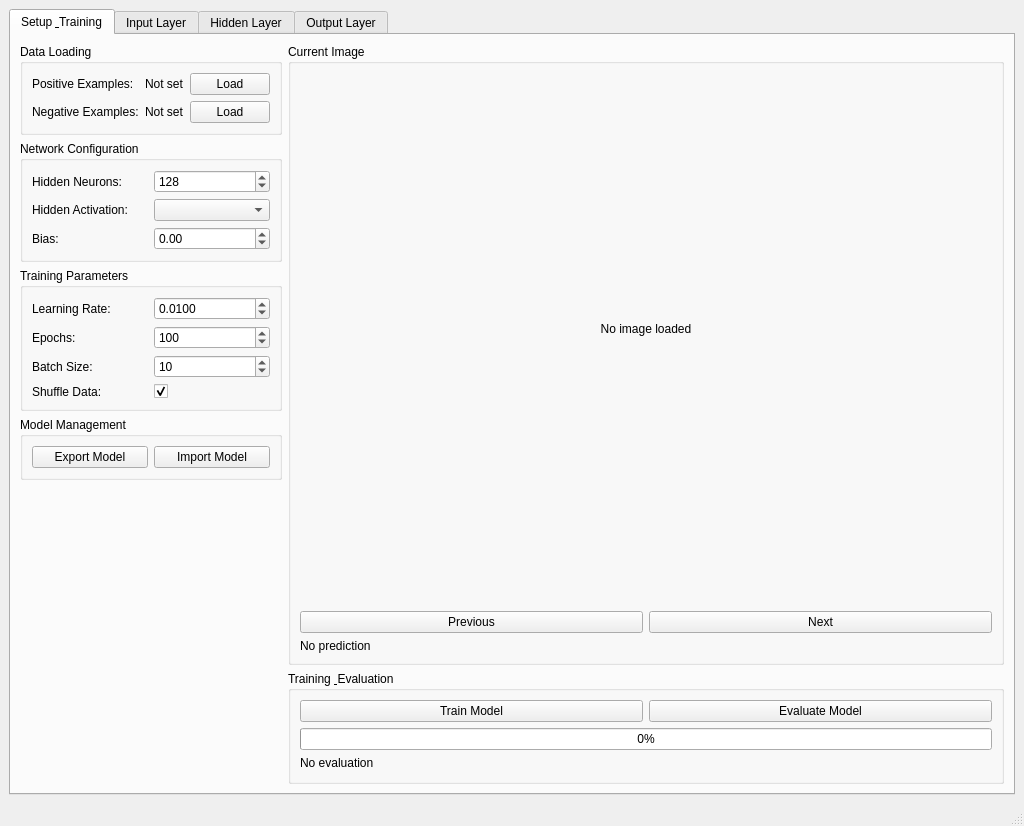
<?xml version="1.0" encoding="UTF-8"?>
<ui version="4.0">
 <class>MainWindow</class>
 <widget class="QMainWindow" name="MainWindow">
  <property name="geometry">
   <rect>
    <x>0</x>
    <y>0</y>
    <width>1024</width>
    <height>768</height>
   </rect>
  </property>
  <property name="windowTitle">
   <string>MLP Image Classifier</string>
  </property>
  <widget class="QWidget" name="centralwidget">
   <layout class="QVBoxLayout" name="verticalLayout">
    <item>
     <widget class="QTabWidget" name="tabWidget">
      <property name="currentIndex">
       <number>0</number>
      </property>
      <widget class="QWidget" name="tabSetupTraining">
       <attribute name="title">
        <string>Setup &amp; Training</string>
       </attribute>
       <layout class="QVBoxLayout" name="verticalLayout_2">
        <item>
         <layout class="QHBoxLayout" name="horizontalLayout">
          <item>
           <layout class="QVBoxLayout" name="verticalLayout_3">
            <item>
             <widget class="QGroupBox" name="groupBox">
              <property name="title">
               <string>Data Loading</string>
              </property>
              <layout class="QGridLayout" name="gridLayout">
               <item row="0" column="0">
                <widget class="QLabel" name="label">
                 <property name="text">
                  <string>Positive Examples:</string>
                 </property>
                </widget>
               </item>
               <item row="0" column="1">
                <widget class="QLabel" name="lblPositiveDir">
                 <property name="text">
                  <string>Not set</string>
                 </property>
                </widget>
               </item>
               <item row="0" column="2">
                <widget class="QPushButton" name="btnLoadPositive">
                 <property name="text">
                  <string>Load</string>
                 </property>
                </widget>
               </item>
               <item row="1" column="0">
                <widget class="QLabel" name="label_2">
                 <property name="text">
                  <string>Negative Examples:</string>
                 </property>
                </widget>
               </item>
               <item row="1" column="1">
                <widget class="QLabel" name="lblNegativeDir">
                 <property name="text">
                  <string>Not set</string>
                 </property>
                </widget>
               </item>
               <item row="1" column="2">
                <widget class="QPushButton" name="btnLoadNegative">
                 <property name="text">
                  <string>Load</string>
                 </property>
                </widget>
               </item>
              </layout>
             </widget>
            </item>
            <item>
             <widget class="QGroupBox" name="groupBox_2">
              <property name="title">
               <string>Network Configuration</string>
              </property>
              <layout class="QGridLayout" name="gridLayout_2">
               <item row="0" column="0">
                <widget class="QLabel" name="label_3">
                 <property name="text">
                  <string>Hidden Neurons:</string>
                 </property>
                </widget>
               </item>
               <item row="0" column="1">
                <widget class="QSpinBox" name="sbHiddenNeurons">
                 <property name="minimum">
                  <number>1</number>
                 </property>
                 <property name="maximum">
                  <number>1024</number>
                 </property>
                 <property name="value">
                  <number>128</number>
                 </property>
                </widget>
               </item>
               <item row="1" column="0">
                <widget class="QLabel" name="label_4">
                 <property name="text">
                  <string>Hidden Activation:</string>
                 </property>
                </widget>
               </item>
               <item row="1" column="1">
                <widget class="QComboBox" name="cbHiddenActivation"/>
               </item>
               <item row="2" column="0">
                <widget class="QLabel" name="label_5">
                 <property name="text">
                  <string>Bias:</string>
                 </property>
                </widget>
               </item>
               <item row="2" column="1">
                <widget class="QDoubleSpinBox" name="sbBias">
                 <property name="minimum">
                  <double>-10.000000000000000</double>
                 </property>
                 <property name="maximum">
                  <double>10.000000000000000</double>
                 </property>
                 <property name="singleStep">
                  <double>0.100000000000000</double>
                 </property>
                </widget>
               </item>
              </layout>
             </widget>
            </item>
            <item>
             <widget class="QGroupBox" name="groupBox_3">
              <property name="title">
               <string>Training Parameters</string>
              </property>
              <layout class="QGridLayout" name="gridLayout_3">
               <item row="0" column="0">
                <widget class="QLabel" name="label_6">
                 <property name="text">
                  <string>Learning Rate:</string>
                 </property>
                </widget>
               </item>
               <item row="0" column="1">
                <widget class="QDoubleSpinBox" name="sbLearningRate">
                 <property name="decimals">
                  <number>4</number>
                 </property>
                 <property name="minimum">
                  <double>0.000100000000000</double>
                 </property>
                 <property name="maximum">
                  <double>1.000000000000000</double>
                 </property>
                 <property name="singleStep">
                  <double>0.001000000000000</double>
                 </property>
                 <property name="value">
                  <double>0.010000000000000</double>
                 </property>
                </widget>
               </item>
               <item row="1" column="0">
                <widget class="QLabel" name="label_7">
                 <property name="text">
                  <string>Epochs:</string>
                 </property>
                </widget>
               </item>
               <item row="1" column="1">
                <widget class="QSpinBox" name="sbEpochs">
                 <property name="minimum">
                  <number>1</number>
                 </property>
                 <property name="maximum">
                  <number>1000</number>
                 </property>
                 <property name="value">
                  <number>100</number>
                 </property>
                </widget>
               </item>
               <item row="2" column="0">
                <widget class="QLabel" name="label_8">
                 <property name="text">
                  <string>Batch Size:</string>
                 </property>
                </widget>
               </item>
               <item row="2" column="1">
                <widget class="QSpinBox" name="sbBatchSize">
                 <property name="minimum">
                  <number>1</number>
                 </property>
                 <property name="maximum">
                  <number>100</number>
                 </property>
                 <property name="value">
                  <number>10</number>
                 </property>
                </widget>
               </item>
               <item row="3" column="0">
                <widget class="QLabel" name="label_9">
                 <property name="text">
                  <string>Shuffle Data:</string>
                 </property>
                </widget>
               </item>
               <item row="3" column="1">
                <widget class="QCheckBox" name="cbShuffle">
                 <property name="text">
                  <string/>
                 </property>
                 <property name="checked">
                  <bool>true</bool>
                 </property>
                </widget>
               </item>
              </layout>
             </widget>
            </item>
            <item>
             <widget class="QGroupBox" name="groupBox_4">
              <property name="title">
               <string>Model Management</string>
              </property>
              <layout class="QHBoxLayout" name="horizontalLayout_3">
               <item>
                <widget class="QPushButton" name="btnExportModel">
                 <property name="text">
                  <string>Export Model</string>
                 </property>
                </widget>
               </item>
               <item>
                <widget class="QPushButton" name="btnImportModel">
                 <property name="text">
                  <string>Import Model</string>
                 </property>
                </widget>
               </item>
              </layout>
             </widget>
            </item>
            <item>
             <spacer name="verticalSpacer">
              <property name="orientation">
               <enum>Qt::Vertical</enum>
              </property>
              <property name="sizeHint" stdset="0">
               <size>
                <width>20</width>
                <height>40</height>
               </size>
              </property>
             </spacer>
            </item>
           </layout>
          </item>
          <item>
           <layout class="QVBoxLayout" name="verticalLayout_4">
            <item>
             <widget class="QGroupBox" name="groupBox_5">
              <property name="title">
               <string>Current Image</string>
              </property>
              <layout class="QVBoxLayout" name="verticalLayout_5">
               <item>
                <widget class="QLabel" name="lblCurrentImage">
                 <property name="minimumSize">
                  <size>
                   <width>512</width>
                   <height>512</height>
                  </size>
                 </property>
                 <property name="text">
                  <string>No image loaded</string>
                 </property>
                 <property name="alignment">
                  <set>Qt::AlignCenter</set>
                 </property>
                </widget>
               </item>
               <item>
                <widget class="QLabel" name="lblImageInfo">
                 <property name="text">
                  <string/>
                 </property>
                </widget>
               </item>
               <item>
                <layout class="QHBoxLayout" name="horizontalLayout_2">
                 <item>
                  <widget class="QPushButton" name="btnPrevImage">
                   <property name="text">
                    <string>Previous</string>
                   </property>
                  </widget>
                 </item>
                 <item>
                  <widget class="QPushButton" name="btnNextImage">
                   <property name="text">
                    <string>Next</string>
                   </property>
                  </widget>
                 </item>
                </layout>
               </item>
               <item>
                <widget class="QLabel" name="lblPrediction">
                 <property name="text">
                  <string>No prediction</string>
                 </property>
                </widget>
               </item>
              </layout>
             </widget>
            </item>
            <item>
             <widget class="QGroupBox" name="groupBox_6">
              <property name="title">
               <string>Training &amp; Evaluation</string>
              </property>
              <layout class="QVBoxLayout" name="verticalLayout_6">
               <item>
                <layout class="QHBoxLayout" name="horizontalLayout_4">
                 <item>
                  <widget class="QPushButton" name="btnTrain">
                   <property name="text">
                    <string>Train Model</string>
                   </property>
                  </widget>
                 </item>
                 <item>
                  <widget class="QPushButton" name="btnEvaluate">
                   <property name="text">
                    <string>Evaluate Model</string>
                   </property>
                  </widget>
                 </item>
                </layout>
               </item>
               <item>
                <widget class="QProgressBar" name="progressBar">
                 <property name="value">
                  <number>0</number>
                 </property>
                </widget>
               </item>
               <item>
                <widget class="QLabel" name="lblAccuracy">
                 <property name="text">
                  <string>No evaluation</string>
                 </property>
                 <property name="alignment">
                  <set>Qt::AlignLeading|Qt::AlignLeft|Qt::AlignTop</set>
                 </property>
                </widget>
               </item>
              </layout>
             </widget>
            </item>
           </layout>
          </item>
         </layout>
        </item>
       </layout>
      </widget>
      <widget class="QWidget" name="tabInputLayer">
       <attribute name="title">
        <string>Input Layer</string>
       </attribute>
       <layout class="QVBoxLayout" name="verticalLayout_7">
        <item>
         <widget class="QGraphicsView" name="gvInputLayer"/>
        </item>
       </layout>
      </widget>
      <widget class="QWidget" name="tabHiddenLayer">
       <attribute name="title">
        <string>Hidden Layer</string>
       </attribute>
       <layout class="QVBoxLayout" name="verticalLayout_8">
        <item>
         <widget class="QGraphicsView" name="gvHiddenLayer"/>
        </item>
       </layout>
      </widget>
      <widget class="QWidget" name="tabOutputLayer">
       <attribute name="title">
        <string>Output Layer</string>
       </attribute>
       <layout class="QVBoxLayout" name="verticalLayout_9">
        <item>
         <widget class="QGraphicsView" name="gvOutputLayer"/>
        </item>
       </layout>
      </widget>
     </widget>
    </item>
   </layout>
  </widget>
  <widget class="QMenuBar" name="menubar">
   <property name="geometry">
    <rect>
     <x>0</x>
     <y>0</y>
     <width>1024</width>
     <height>24</height>
    </rect>
   </property>
  </widget>
  <widget class="QStatusBar" name="statusbar"/>
 </widget>
 <resources/>
 <connections/>
</ui>
